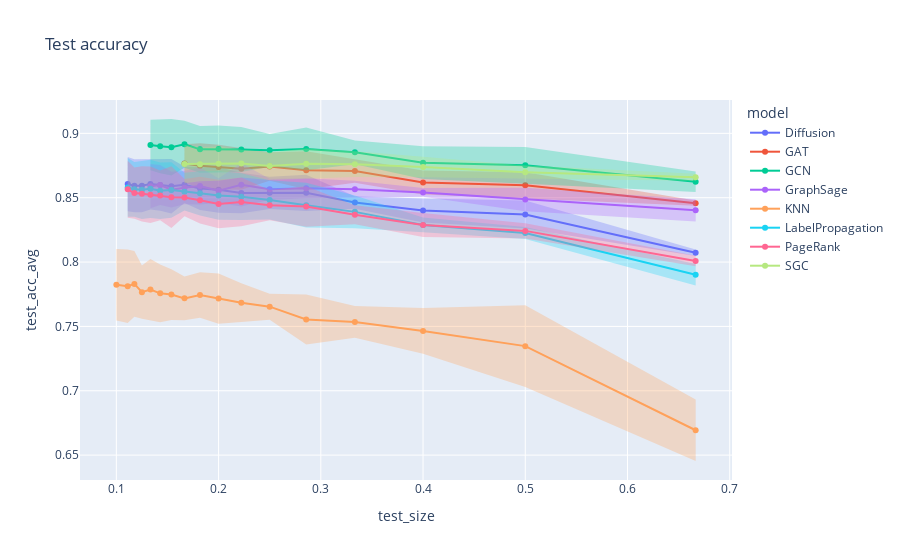

Notebook code for this chart:
### Markdown cell above
Training performances of all baseline models (except `PageRank`) is 1, since the seeds label are know by the model.  
For GNN-based model on the contrary, training performances increase as the proportion of test nodes

### Code cell
# Test split
for error_y_mode in {'band'}:
    fig = line(
        data_frame = grouped[grouped['dataset']=='cora'],
        x = 'test_size',
        y = 'test_acc_avg',
        error_y = 'test_acc_std',
        error_y_mode = error_y_mode,
        color = 'model',
        title = f'Test accuracy',
        markers = '.',
    )
    fig.show()

### Figure 1 — Plotly figure (JSON) as saved in the notebook; plotly's stock layout.template omitted (floating-point values rounded to 4 significant figures)
{"data": [{"fill": "toself", "fillcolor": "rgba(99,110,250,.3)", "hoverinfo": "skip", "legendgroup": "Diffusion", "line": {"color": "rgba(255,255,255,0)"}, "showlegend": false, "type": "scatter", "x": [0.6667, 0.5, 0.4, 0.3333, 0.2857, 0.25, 0.2222, 0.2, 0.1818, 0.1667, 0.1538, 0.1429, 0.1333, 0.125, 0.1176, 0.1111, 0.1111, 0.1176, 0.125, 0.1333, 0.1429, 0.1538, 0.1667, 0.1818, 0.2, 0.2222, 0.25, 0.2857, 0.3333, 0.4, 0.5, 0.6667], "xaxis": "x", "y": [0.8098, 0.8478, 0.8494, 0.851, 0.8678, 0.8662, 0.8693, 0.8739, 0.8737, 0.8742, 0.8801, 0.8799, 0.8803, 0.8799, 0.8799, 0.8817, 0.8395, 0.8387, 0.8387, 0.8409, 0.8398, 0.8378, 0.8458, 0.8405, 0.8384, 0.8378, 0.8413, 0.8397, 0.8414, 0.8308, 0.8262, 0.8047], "yaxis": "y"}, {"hovertemplate": "model=Diffusion<br>test_size=%{x}<br>test_acc_avg=%{y}<extra></extra>", "legendgroup": "Diffusion", "line": {"color": "#636efa", "dash": "solid"}, "marker": {"symbol": "circle"}, "mode": "markers+lines", "name": "Diffusion", "orientation": "v", "showlegend": true, "type": "scatter", "x": [0.6667, 0.5, 0.4, 0.3333, 0.2857, 0.25, 0.2222, 0.2, 0.1818, 0.1667, 0.1538, 0.1429, 0.1333, 0.125, 0.1176, 0.1111], "xaxis": "x", "y": [0.8072, 0.837, 0.8401, 0.8462, 0.8538, 0.8538, 0.8536, 0.8562, 0.8571, 0.86, 0.8589, 0.8599, 0.8606, 0.8593, 0.8593, 0.8606], "yaxis": "y"}, {"fill": "toself", "fillcolor": "rgba(239,85,59,.3)", "hoverinfo": "skip", "legendgroup": "GAT", "line": {"color": "rgba(255,255,255,0)"}, "showlegend": false, "type": "scatter", "x": [0.6667, 0.5, 0.4, 0.3333, 0.2857, 0.25, 0.2222, 0.2, 0.1818, 0.1667, 0.1667, 0.1818, 0.2, 0.2222, 0.25, 0.2857, 0.3333, 0.4, 0.5, 0.6667], "xaxis": "x", "y": [0.8479, 0.8698, 0.8712, 0.8798, 0.8861, 0.8853, 0.8887, 0.8912, 0.8922, 0.8915, 0.8618, 0.8573, 0.8567, 0.8561, 0.8632, 0.8566, 0.8616, 0.8525, 0.8495, 0.8437], "yaxis": "y"}, {"hovertemplate": "model=GAT<br>test_size=%{x}<br>test_acc_avg=%{y}<extra></extra>", "legendgroup": "GAT", "line": {"color": "#EF553B", "dash": "solid"}, "marker": {"symbol": "circle"}, "mode": "markers+lines", "name": "GAT", "orientation": "v", "showlegend": true, "type": "scatter", "x": [0.6667, 0.5, 0.4, 0.3333, 0.2857, 0.25, 0.2222, 0.2, 0.1818, 0.1667], "xaxis": "x", "y": [0.8458, 0.8596, 0.8618, 0.8707, 0.8714, 0.8742, 0.8724, 0.8739, 0.8748, 0.8767], "yaxis": "y"}, {"fill": "toself", "fillcolor": "rgba(0,204,150,.3)", "hoverinfo": "skip", "legendgroup": "GCN", "line": {"color": "rgba(255,255,255,0)"}, "showlegend": false, "type": "scatter", "x": [0.6667, 0.5, 0.4, 0.3333, 0.2857, 0.25, 0.2222, 0.2, 0.1818, 0.1667, 0.1538, 0.1429, 0.1333, 0.1333, 0.1429, 0.1538, 0.1667, 0.1818, 0.2, 0.2222, 0.25, 0.2857, 0.3333, 0.4, 0.5, 0.6667], "xaxis": "x", "y": [0.8704, 0.8894, 0.8899, 0.8945, 0.9046, 0.8995, 0.905, 0.9061, 0.9057, 0.9097, 0.9111, 0.9109, 0.9106, 0.8714, 0.869, 0.8672, 0.8732, 0.8695, 0.8695, 0.87, 0.8741, 0.8712, 0.8761, 0.8645, 0.8609, 0.8543], "yaxis": "y"}, {"hovertemplate": "model=GCN<br>test_size=%{x}<br>test_acc_avg=%{y}<extra></extra>", "legendgroup": "GCN", "line": {"color": "#00cc96", "dash": "solid"}, "marker": {"symbol": "circle"}, "mode": "markers+lines", "name": "GCN", "orientation": "v", "showlegend": true, "type": "scatter", "x": [0.6667, 0.5, 0.4, 0.3333, 0.2857, 0.25, 0.2222, 0.2, 0.1818, 0.1667, 0.1538, 0.1429, 0.1333], "xaxis": "x", "y": [0.8624, 0.8752, 0.8772, 0.8853, 0.8879, 0.8868, 0.8875, 0.8878, 0.8876, 0.8915, 0.8892, 0.89, 0.891], "yaxis": "y"}, {"fill": "toself", "fillcolor": "rgba(171,99,250,.3)", "hoverinfo": "skip", "legendgroup": "GraphSage", "line": {"color": "rgba(255,255,255,0)"}, "showlegend": false, "type": "scatter", "x": [0.6667, 0.5, 0.4, 0.3333, 0.2857, 0.25, 0.2222, 0.2, 0.1818, 0.1667, 0.1538, 0.1429, 0.1333, 0.1333, 0.1429, 0.1538, 0.1667, 0.1818, 0.2, 0.2222, 0.25, 0.2857, 0.3333, 0.4, 0.5, 0.6667], "xaxis": "x", "y": [0.8488, 0.8577, 0.8576, 0.8632, 0.8652, 0.8647, 0.8769, 0.8651, 0.8736, 0.8707, 0.8701, 0.8754, 0.8761, 0.8417, 0.8443, 0.8424, 0.8449, 0.8447, 0.8458, 0.8432, 0.8484, 0.8495, 0.85, 0.8507, 0.8395, 0.8316], "yaxis": "y"}, {"hovertemplate": "model=GraphSage<br>test_size=%{x}<br>test_acc_avg=%{y}<extra></extra>", "legendgroup": "GraphSage", "line": {"color": "#ab63fa", "dash": "solid"}, "marker": {"symbol": "circle"}, "mode": "markers+lines", "name": "GraphSage", "orientation": "v", "showlegend": true, "type": "scatter", "x": [0.6667, 0.5, 0.4, 0.3333, 0.2857, 0.25, 0.2222, 0.2, 0.1818, 0.1667, 0.1538, 0.1429, 0.1333], "xaxis": "x", "y": [0.8402, 0.8486, 0.8541, 0.8566, 0.8573, 0.8566, 0.86, 0.8555, 0.8591, 0.8578, 0.8562, 0.8599, 0.8589], "yaxis": "y"}, {"fill": "toself", "fillcolor": "rgba(255,161,90,.3)", "hoverinfo": "skip", "legendgroup": "KNN", "line": {"color": "rgba(255,255,255,0)"}, "showlegend": false, "type": "scatter", "x": [0.6667, 0.5, 0.4, 0.3333, 0.2857, 0.25, 0.2222, 0.2, 0.1818, 0.1667, 0.1538, 0.1429, 0.1333, 0.125, 0.1176, 0.1111, 0.1, 0.1, 0.1111, 0.1176, 0.125, 0.1333, 0.1429, 0.1538, 0.1667, 0.1818, 0.2, 0.2222, 0.25, 0.2857, 0.3333, 0.4, 0.5, 0.6667], "xaxis": "x", "y": [0.6932, 0.7664, 0.7643, 0.7659, 0.7747, 0.7754, 0.7835, 0.7911, 0.7921, 0.7888, 0.7944, 0.7982, 0.8024, 0.7973, 0.8085, 0.8098, 0.8101, 0.7546, 0.7527, 0.7575, 0.7559, 0.7549, 0.7532, 0.755, 0.7548, 0.7566, 0.7521, 0.7534, 0.7552, 0.736, 0.7411, 0.7287, 0.7029, 0.6454], "yaxis": "y"}, {"hovertemplate": "model=KNN<br>test_size=%{x}<br>test_acc_avg=%{y}<extra></extra>", "legendgroup": "KNN", "line": {"color": "#FFA15A", "dash": "solid"}, "marker": {"symbol": "circle"}, "mode": "markers+lines", "name": "KNN", "orientation": "v", "showlegend": true, "type": "scatter", "x": [0.6667, 0.5, 0.4, 0.3333, 0.2857, 0.25, 0.2222, 0.2, 0.1818, 0.1667, 0.1538, 0.1429, 0.1333, 0.125, 0.1176, 0.1111, 0.1], "xaxis": "x", "y": [0.6693, 0.7347, 0.7465, 0.7535, 0.7554, 0.7653, 0.7685, 0.7716, 0.7744, 0.7718, 0.7747, 0.7757, 0.7786, 0.7766, 0.783, 0.7812, 0.7823], "yaxis": "y"}, {"fill": "toself", "fillcolor": "rgba(25,211,243,.3)", "hoverinfo": "skip", "legendgroup": "LabelPropagation", "line": {"color": "rgba(255,255,255,0)"}, "showlegend": false, "type": "scatter", "x": [0.6667, 0.5, 0.4, 0.3333, 0.2857, 0.25, 0.2222, 0.2, 0.1818, 0.1667, 0.1538, 0.1429, 0.1333, 0.125, 0.1176, 0.1111, 0.1111, 0.1176, 0.125, 0.1333, 0.1429, 0.1538, 0.1667, 0.1818, 0.2, 0.2222, 0.25, 0.2857, 0.3333, 0.4, 0.5, 0.6667], "xaxis": "x", "y": [0.7984, 0.8272, 0.8346, 0.8517, 0.8615, 0.8635, 0.869, 0.8706, 0.8706, 0.8694, 0.8776, 0.8773, 0.8796, 0.8789, 0.8778, 0.8809, 0.8352, 0.8353, 0.8335, 0.8342, 0.8335, 0.8344, 0.84, 0.8362, 0.8329, 0.8326, 0.833, 0.8268, 0.8263, 0.8231, 0.818, 0.7817], "yaxis": "y"}, {"hovertemplate": "model=LabelPropagation<br>test_size=%{x}<br>test_acc_avg=%{y}<extra></extra>", "legendgroup": "LabelPropagation", "line": {"color": "#19d3f3", "dash": "solid"}, "marker": {"symbol": "circle"}, "mode": "markers+lines", "name": "LabelPropagation", "orientation": "v", "showlegend": true, "type": "scatter", "x": [0.6667, 0.5, 0.4, 0.3333, 0.2857, 0.25, 0.2222, 0.2, 0.1818, 0.1667, 0.1538, 0.1429, 0.1333, 0.125, 0.1176, 0.1111], "xaxis": "x", "y": [0.7901, 0.8226, 0.8288, 0.839, 0.8442, 0.8482, 0.8508, 0.8517, 0.8534, 0.8547, 0.856, 0.8554, 0.8569, 0.8562, 0.8565, 0.858], "yaxis": "y"}, {"fill": "toself", "fillcolor": "rgba(255,102,146,.3)", "hoverinfo": "skip", "legendgroup": "PageRank", "line": {"color": "rgba(255,255,255,0)"}, "showlegend": false, "type": "scatter", "x": [0.6667, 0.5, 0.4, 0.3333, 0.2857, 0.25, 0.2222, 0.2, 0.1818, 0.1667, 0.1538, 0.1429, 0.1333, 0.125, 0.1176, 0.1111, 0.1111, 0.1176, 0.125, 0.1333, 0.1429, 0.1538, 0.1667, 0.1818, 0.2, 0.2222, 0.25, 0.2857, 0.3333, 0.4, 0.5, 0.6667], "xaxis": "x", "y": [0.8049, 0.8302, 0.8381, 0.8441, 0.859, 0.8559, 0.8657, 0.864, 0.8662, 0.8645, 0.8745, 0.8711, 0.8742, 0.8745, 0.8735, 0.8787, 0.8344, 0.8336, 0.8315, 0.8304, 0.8324, 0.8264, 0.8357, 0.8299, 0.8262, 0.8278, 0.8324, 0.8275, 0.8294, 0.8195, 0.8183, 0.7967], "yaxis": "y"}, {"hovertemplate": "model=PageRank<br>test_size=%{x}<br>test_acc_avg=%{y}<extra></extra>", "legendgroup": "PageRank", "line": {"color": "#FF6692", "dash": "solid"}, "marker": {"symbol": "circle"}, "mode": "markers+lines", "name": "PageRank", "orientation": "v", "showlegend": true, "type": "scatter", "x": [0.6667, 0.5, 0.4, 0.3333, 0.2857, 0.25, 0.2222, 0.2, 0.1818, 0.1667, 0.1538, 0.1429, 0.1333, 0.125, 0.1176, 0.1111], "xaxis": "x", "y": [0.8008, 0.8242, 0.8288, 0.8368, 0.8432, 0.8442, 0.8467, 0.8451, 0.848, 0.8501, 0.8504, 0.8517, 0.8523, 0.853, 0.8536, 0.8566], "yaxis": "y"}, {"fill": "toself", "fillcolor": "rgba(182,232,128,.3)", "hoverinfo": "skip", "legendgroup": "SGC", "line": {"color": "rgba(255,255,255,0)"}, "showlegend": false, "type": "scatter", "x": [0.6667, 0.5, 0.4, 0.3333, 0.2857, 0.25, 0.2222, 0.2, 0.1818, 0.1667, 0.1667, 0.1818, 0.2, 0.2222, 0.25, 0.2857, 0.3333, 0.4, 0.5, 0.6667], "xaxis": "x", "y": [0.8687, 0.8749, 0.8819, 0.8861, 0.8882, 0.8854, 0.8873, 0.8898, 0.8891, 0.8909, 0.8613, 0.8627, 0.8631, 0.8657, 0.8638, 0.8647, 0.866, 0.8659, 0.8647, 0.8632], "yaxis": "y"}, {"hovertemplate": "model=SGC<br>test_size=%{x}<br>test_acc_avg=%{y}<extra></extra>", "legendgroup": "SGC", "line": {"color": "#B6E880", "dash": "solid"}, "marker": {"symbol": "circle"}, "mode": "markers+lines", "name": "SGC", "orientation": "v", "showlegend": true, "type": "scatter", "x": [0.6667, 0.5, 0.4, 0.3333, 0.2857, 0.25, 0.2222, 0.2, 0.1818, 0.1667], "xaxis": "x", "y": [0.866, 0.8698, 0.8739, 0.876, 0.8764, 0.8746, 0.8765, 0.8765, 0.8759, 0.8761], "yaxis": "y"}], "layout": {"legend": {"title": {"text": "model"}, "tracegroupgap": 0}, "title": {"text": "Test accuracy"}, "xaxis": {"anchor": "y", "domain": [0, 1], "title": {"text": "test_size"}}, "yaxis": {"anchor": "x", "domain": [0, 1], "title": {"text": "test_acc_avg"}}}}
